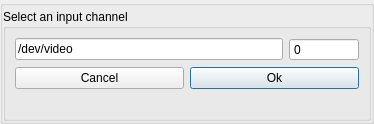
<?xml version="1.0" encoding="UTF-8"?>
<ui version="4.0">
 <class>LinuxDeviceSelectorDialog</class>
 <widget class="QDialog" name="LinuxDeviceSelectorDialog">
  <property name="geometry">
   <rect>
    <x>0</x>
    <y>0</y>
    <width>374</width>
    <height>124</height>
   </rect>
  </property>
  <property name="windowTitle">
   <string>Dialog</string>
  </property>
  <layout class="QVBoxLayout" name="verticalLayout_3">
   <property name="spacing">
    <number>0</number>
   </property>
   <property name="leftMargin">
    <number>0</number>
   </property>
   <property name="topMargin">
    <number>0</number>
   </property>
   <property name="rightMargin">
    <number>0</number>
   </property>
   <property name="bottomMargin">
    <number>0</number>
   </property>
   <item>
    <widget class="QGroupBox" name="groupBox_main">
     <property name="title">
      <string/>
     </property>
     <layout class="QVBoxLayout" name="verticalLayout">
      <property name="spacing">
       <number>3</number>
      </property>
      <property name="leftMargin">
       <number>0</number>
      </property>
      <property name="topMargin">
       <number>3</number>
      </property>
      <property name="rightMargin">
       <number>0</number>
      </property>
      <property name="bottomMargin">
       <number>0</number>
      </property>
      <item>
       <widget class="QGroupBox" name="groupBox_channelSelect">
        <property name="title">
         <string>Select an input channel</string>
        </property>
        <layout class="QVBoxLayout" name="verticalLayout_2">
         <property name="bottomMargin">
          <number>6</number>
         </property>
         <item>
          <layout class="QHBoxLayout" name="horizontalLayout">
           <item>
            <widget class="QLineEdit" name="lineEdit">
             <property name="sizePolicy">
              <sizepolicy hsizetype="Expanding" vsizetype="Fixed">
               <horstretch>0</horstretch>
               <verstretch>0</verstretch>
              </sizepolicy>
             </property>
             <property name="text">
              <string>/dev/video</string>
             </property>
             <property name="readOnly">
              <bool>true</bool>
             </property>
            </widget>
           </item>
           <item>
            <widget class="QSpinBox" name="spinBox_deviceIdx">
             <property name="sizePolicy">
              <sizepolicy hsizetype="Maximum" vsizetype="Fixed">
               <horstretch>0</horstretch>
               <verstretch>0</verstretch>
              </sizepolicy>
             </property>
             <property name="minimumSize">
              <size>
               <width>70</width>
               <height>0</height>
              </size>
             </property>
             <property name="buttonSymbols">
              <enum>QAbstractSpinBox::NoButtons</enum>
             </property>
             <property name="maximum">
              <number>1024</number>
             </property>
            </widget>
           </item>
          </layout>
         </item>
         <item>
          <layout class="QHBoxLayout" name="horizontalLayout_2">
           <item>
            <widget class="QPushButton" name="pushButton_cancel">
             <property name="text">
              <string>Cancel</string>
             </property>
            </widget>
           </item>
           <item>
            <widget class="QPushButton" name="pushButton_ok">
             <property name="text">
              <string>Ok</string>
             </property>
             <property name="default">
              <bool>true</bool>
             </property>
            </widget>
           </item>
          </layout>
         </item>
         <item>
          <spacer name="verticalSpacer">
           <property name="orientation">
            <enum>Qt::Vertical</enum>
           </property>
           <property name="sizeHint" stdset="0">
            <size>
             <width>20</width>
             <height>999999</height>
            </size>
           </property>
          </spacer>
         </item>
        </layout>
       </widget>
      </item>
     </layout>
    </widget>
   </item>
  </layout>
 </widget>
 <resources/>
 <connections/>
</ui>
